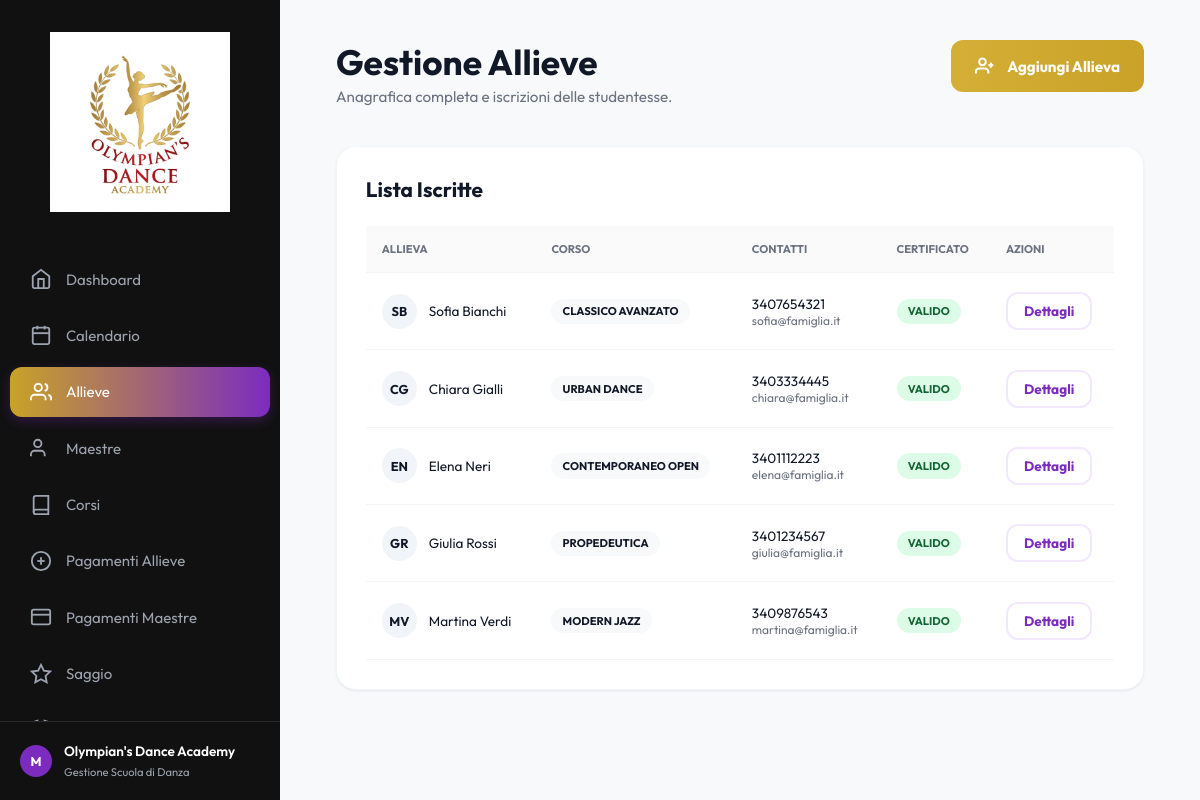
The app's page /allieve/ with its own data.
### academy/models.py (models this page shows, shortened)
class Allieva(models.Model):
    nome = models.CharField(max_length=100)
    cognome = models.CharField(max_length=100)
    data_nascita = models.DateField(blank=True, null=True)
    telefono = models.CharField(max_length=20, blank=True, null=True)
    email = models.EmailField(blank=True, null=True)
    data_iscrizione = models.DateField(blank=True, null=True)
    id_corso = models.ForeignKey(Corso, on_delete=models.PROTECT, related_name='allieve', db_column='id_corso')
    certificato_medico = models.DateField(blank=True, null=True, help_text="Data di scadenza del certificato medico")
    class Meta:
        db_table = 'Allieve'
        ordering = ['cognome', 'nome']
        verbose_name_plural = "Allieve"
    @property
    def nome_corso(self):
        return self.id_corso.nome if self.id_corso else ""

class Corso(models.Model):
    LIVELLI = [
        ('Base', 'Base'),
        ('Intermedio', 'Intermedio'),
        ('Avanzato', 'Avanzato'),
        ('Tutti', 'Tutti'),
    ]
    nome = models.CharField(max_length=150)
    livello = models.CharField(max_length=50, choices=LIVELLI, blank=True, null=True)
    fascia_eta = models.CharField(max_length=100, blank=True, null=True)
    id_maestra = models.ForeignKey(Maestra, on_delete=models.PROTECT, related_name='corsi', db_column='id_maestra')
    class Meta:
        db_table = 'Corsi'
        ordering = ['nome']

### academy/views.py (the view)
# urls.py: path("allieve/", views.allieve, name="allieve"),
def allieve(request):
    return render(
        request,
        "allieve.html",
        {"allieve": Allieva.objects.select_related("id_corso").all()},
    )

### academy/context_processors.py (called while the page is built)
def today(request):
    return {"date_today": date.today().isoformat()}

### academy/templatetags/academy_filters.py (called while the page is built)
@register.filter
def initial(value):
    text = str(value or "")
    return text[:1]

### templates/allieve.html (shortened to what this page needs)
{% extends 'base.html' %}
{% load academy_filters %}
{% block content %}
<div class="animate-in">
    <header class="header-container">
        <div class="header-title">
            <h1>Gestione Allieve</h1>
            <p>Anagrafica completa e iscrizioni delle studentesse.</p>
        </div>
        <a href="#" class="btn btn-gold">
            <svg width="20" height="20" viewBox="0 0 24 24" fill="none" stroke="currentColor" stroke-width="2.5"><path d="M16 21v-2a4 4 0 0 0-4-4H5a4 4 0 0 0-4 4v2"/><circle cx="9" cy="7" r="4"/><line x1="19" y1="8" x2="19" y2="14"/><line x1="16" y1="11" x2="22" y2="11"/></svg>
            Aggiungi Allieva
        </a>
    </header>
    <div class="content-box">
        <div class="box-header">
            <h2>Lista Iscritte</h2>
        </div>
        <div class="table-container">
            <table class="data-table">
                <thead>
                    <tr>
                        <th>Allieva</th>
                        <th>Corso</th>
                        <th>Contatti</th>
                        <th>Certificato</th>
                        <th>Azioni</th>
                    </tr>
                </thead>
                <tbody>
                    {% for a in allieve %}
                    <tr>
                        <td>
                            <div style="display: flex; align-items: center; gap: 12px;">
                                <div class="user-avatar" style="width: 35px; height: 35px; font-size: 0.8rem; background: var(--border-color); color: var(--text-main);">
                                    {{ a.nome|initial }}{{ a.cognome|initial }}
                                </div>
                                <span class="course-cell">{{ a.nome }} {{ a.cognome }}</span>
                            </div>
                        </td>
                        <td><span class="badge" style="background: var(--bg-color);">{{ a.nome_corso }}</span></td>
                        <td>
                            <div style="font-size: 0.85rem;">{{ a.telefono }}</div>
                            <div style="font-size: 0.75rem; color: var(--text-muted);">{{ a.email }}</div>
                        </td>
                        <td>
                            {% if a.certificato_medico %}
                                {% if a.certificato_medico < date_today %}
                                    <span class="badge badge-overdue">Scaduto ({{ a.certificato_medico|date_dm }})</span>
                                {% else %}
                                    <span class="badge badge-paid">Valido</span>
                                {% endif %}
                            {% else %}
                                <span class="badge badge-overdue">Mancante</span>
                            {% endif %}
                        </td>
                        <td>
                            <a href="{% url 'allieva_dettaglio' a.id %}" class="btn btn-outline-purple btn-sm">
                                Dettagli
                            </a>
                        </td>
                    </tr>
                    {% endfor %}
                </tbody>
            </table>
        </div>
    </div>
</div>
{% endblock %}

### static/css/style.css (style rules this page uses)
:root { --primary-color: #C9A227; --primary-hover: #B08D1E; --secondary-color: #7B2CBF; --secondary-hover: #62229B; --accent-red: #FF3131; --sidebar-bg: #111111; --sidebar-text: #9ca3af; --sidebar-text-active: #ffffff; --bg-color: #F8F9FA; --text-main: #111827; --text-muted: #6B7280; --card-bg: #ffffff; --border-color: #F1F5F9; --sidebar-width: 280px; --radius-lg: 20px; --radius-md: 12px; --shadow: 0 1px 3px 0 rgba(0, 0, 0, 0.05), 0 1px 2px 0 rgba(0, 0, 0, 0.03); --transition: all 0.3s cubic-bezier(0.4, 0, 0.2, 1); }
* { margin: 0; padding: 0; box-sizing: border-box; }
body { font-family: 'Outfit', sans-serif; background-color: var(--bg-color); color: var(--text-main); display: flex; min-height: 100vh; }
.user-avatar { width: 32px; height: 32px; background: var(--secondary-color); border-radius: 50%; display: flex; align-items: center; justify-content: center; font-weight: 700; font-size: 0.8rem; }
.header-container { display: flex; justify-content: space-between; align-items: flex-start; margin-bottom: 2.5rem; }
.header-title h1 { font-size: 2.2rem; font-weight: 700; margin-bottom: 0.2rem; }
.header-title p { color: var(--text-muted); font-size: 0.95rem; }
.content-box { background: white; border-radius: var(--radius-lg); padding: 1.8rem; box-shadow: var(--shadow); border: 1px solid var(--border-color); }
.box-header { display: flex; justify-content: space-between; align-items: center; margin-bottom: 1.5rem; }
.box-header h2 { font-size: 1.3rem; font-weight: 700; }
.data-table { width: 100%; border-collapse: collapse; }
.data-table th { text-align: left; padding: 1rem; font-size: 0.7rem; text-transform: uppercase; color: var(--text-muted); border-bottom: 1px solid var(--border-color); background: #fafafa; }
.data-table td { padding: 1.2rem 1rem; font-size: 0.85rem; border-bottom: 1px solid var(--border-color); }
.badge { padding: 0.35rem 0.7rem; border-radius: 20px; font-size: 0.7rem; font-weight: 700; text-transform: uppercase; display: inline-flex; align-items: center; gap: 5px; }
.badge-paid { background: #DCFCE7; color: #166534; }
.btn, .action-btn { padding: 1rem 1.5rem; border-radius: var(--radius-md); font-weight: 700; display: inline-flex; align-items: center; justify-content: center; gap: 12px; text-decoration: none; font-size: 0.95rem; border: none; cursor: pointer; transition: var(--transition); }
.btn-gold, .action-btn.btn-gold { background: linear-gradient(90deg, #D4AF37 0%, #C9A227 100%); color: white; }
.btn-outline-purple, .action-btn.btn-outline-purple { background: white; border: 2px solid #F3E8FF; color: var(--secondary-color); }
.btn-sm { padding: 0.5rem 1rem; font-size: 0.85rem; }
.animate-in { animation: fadeIn 0.6s ease forwards; }

### records on screen
Allieva: nome|initial "S", cognome|initial "B", nome "Sofia", cognome "Bianchi", nome_corso "CLASSICO AVANZATO", telefono "3407654321", email "sofia@famiglia.it", certificato_medico "VALIDO"
Allieva: nome|initial "C", cognome|initial "G", nome "Chiara", cognome "Gialli", nome_corso "URBAN DANCE", telefono "3403334445", email "chiara@famiglia.it", certificato_medico "VALIDO"
Allieva: nome|initial "E", cognome|initial "N", nome "Elena", cognome "Neri", nome_corso "CONTEMPORANEO OPEN", telefono "3401112223", email "elena@famiglia.it", certificato_medico "VALIDO"
Allieva: nome|initial "G", cognome|initial "R", nome "Giulia", cognome "Rossi", nome_corso "PROPEDEUTICA", telefono "3401234567", email "giulia@famiglia.it", certificato_medico "VALIDO"
Allieva: nome|initial "M", cognome|initial "V", nome "Martina", cognome "Verdi", nome_corso "MODERN JAZZ", telefono "3409876543", email "martina@famiglia.it", certificato_medico "VALIDO"
